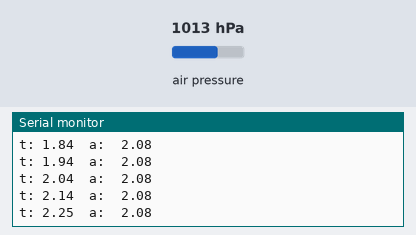
A sketch run on a simulated Arduino Uno, built with avr-gcc and run on an emulated ATmega328P. On the bench: the last lines printed to the serial monitor. Inputs (shaded band) come from the test bench; at power-on: air pressure 1013 hPa.

Above: at 2.3 s.
2.4 s: air pressure set to 1025 hPa
At 2.56 s:
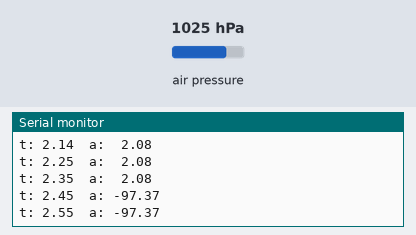
4.0 s: air pressure set to 952 hPa
At 4.09 s:
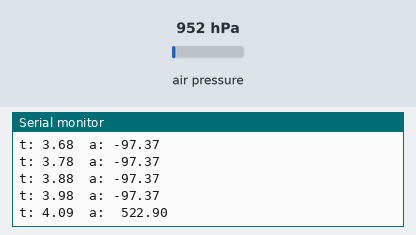
5.5 s: air pressure set to 1025 hPa
At 5.53 s:
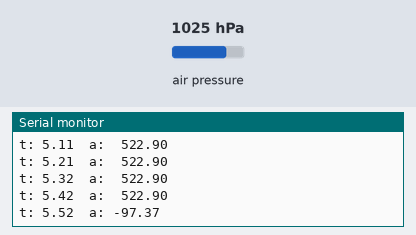

The sketch:

altimeter.ino
```cpp
#include <Wire.h>
#include <Adafruit_BMP280.h>

float t; // Time
float a; // Altitude

Adafruit_BMP280 bmp;

void setup() {
  Serial.begin(9600);
  delay(100);
  Serial.println("\n------------------------------\n");

  /* BMP280 Pressure Sensor */
  Serial.println("Initializing BMP280 Pressure Sensor...");
  if (!bmp.begin()) {
    Serial.println("Failed!\n");
    while(1);
  }
  else {
    Serial.println("Success!\n");
    bmp.setSampling(Adafruit_BMP280::MODE_NORMAL,     /* Operating Mode. */
                  Adafruit_BMP280::SAMPLING_X2,     /* Temp. oversampling */
                  Adafruit_BMP280::SAMPLING_X16,    /* Pressure oversampling */
                  Adafruit_BMP280::FILTER_X16,      /* Filtering. */
                  Adafruit_BMP280::STANDBY_MS_500); /* Standby time. */
    delay(1000);
  }
}

void loop() {
  t = (double) millis() / (double) 1000.0;
  Serial.print("t: ");
  Serial.print(t);
  Serial.print("\t");

  /* Altimeter (BMP280) */
  a = bmp.readAltitude(1013.25);
  Serial.print("a: ");
  if (a >= 0) Serial.print(" ");
  Serial.println(a);
  delay(100);
}
```

Measured:
- after the input at 2.4 s, the serial monitor: prints a new line after 0.05 s (image 1)
- after the input at 4.0 s, the serial monitor: prints a new line after 0.09 s (image 2)
